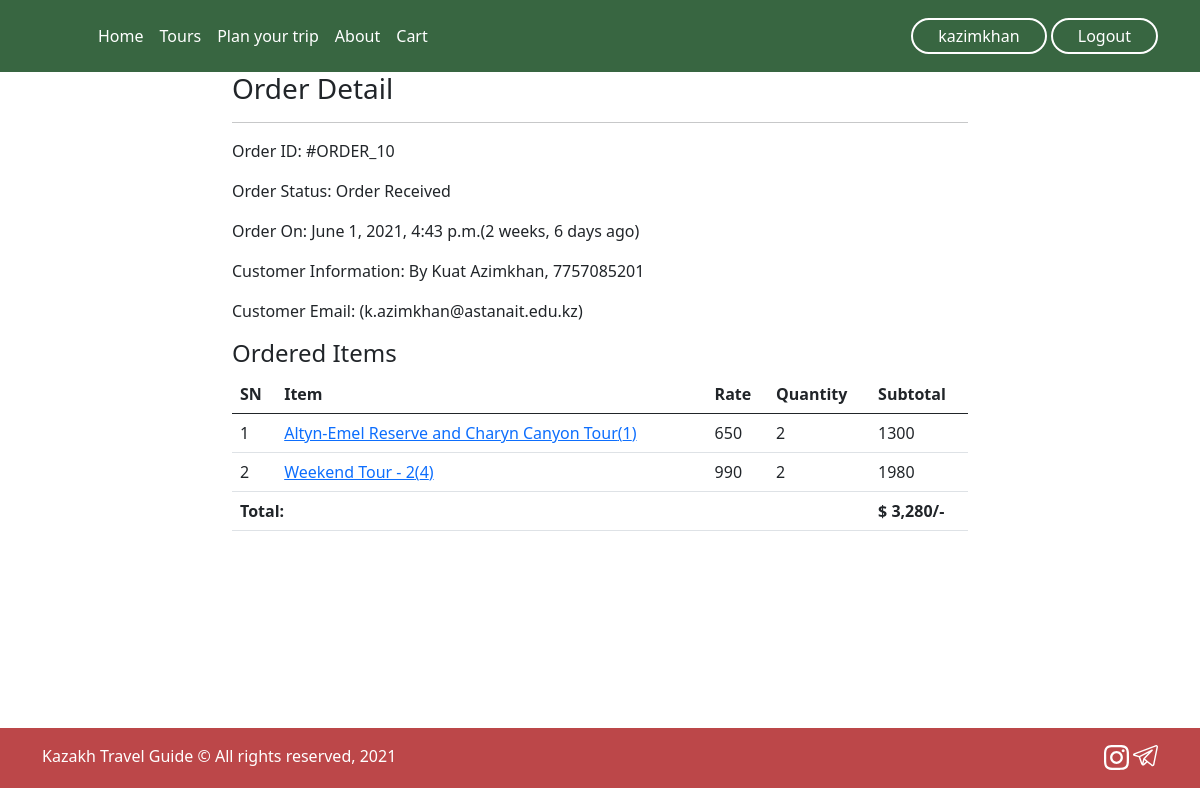
The app's page /profile/order-10/ (signed in) with its own data.
### main/models.py (models this page shows, shortened)
class Order(models.Model):
    cart = models.OneToOneField(TourCart, on_delete=models.CASCADE)
    ordered_by = models.CharField(max_length=200)
    mobile = models.CharField(max_length=10)
    email = models.EmailField(null=True, blank=True)
    subtotal = models.PositiveIntegerField()
    total = models.PositiveIntegerField()
    order_status = models.CharField(max_length=50, choices=ORDER_STATUS)
    created_at = models.DateTimeField(auto_now_add=True)
    payment_method = models.CharField(
        max_length=20, default="Cash On Delivery")

class TourCartProduct(models.Model):
    cart = models.ForeignKey(TourCart, on_delete=models.CASCADE)
    product = models.ForeignKey(KazTour, on_delete=models.CASCADE)
    rate = models.PositiveIntegerField()
    quantity = models.PositiveIntegerField()
    subtotal = models.PositiveIntegerField()

class KazTour(models.Model):
    title = models.CharField(max_length=200)
    slug = models.SlugField(unique=True)
    category = models.ForeignKey(Category, on_delete=models.CASCADE)
    category_slug = models.TextField()
    image = models.TextField()
    price = models.PositiveIntegerField()
    duration = models.TextField('Duration of the tour')
    price_include = models.TextField('Prices include')
    description = models.TextField()
    view_count = models.PositiveIntegerField(default=0)

### main/views.py (the view)
# urls.py: path("profile/order-<int:pk>/", CustomerOrderDetailView.as_view(), name="customerorderdetail"),
class CustomerOrderDetailView(CheckUser, DetailView):
    template_name = "main/customerorderdetail.html"
    model = Order
    context_object_name = "ord_obj"
    def dispatch(self, request, *args, **kwargs):
        if request.user.is_authenticated:
            order_id = self.kwargs["pk"]
            order = Order.objects.get(id=order_id)
            if request.user != order.cart.customer:
                return redirect("customerprofile")
        else:
            return redirect("/login/?next=/profile/")
        return super().dispatch(request, *args, **kwargs)

### main/views.py (called while the page is built)
    def dispatch(self, request, *args, **kwargs):
        cart_id = request.session.get("cart_id")
        if cart_id:
            cart_obj = TourCart.objects.get(id=cart_id)
            if request.user.is_authenticated and request.user:
                cart_obj.customer = request.user
                cart_obj.save()
        return super().dispatch(request, *args, **kwargs)

### main/templates/main/customerorderdetail.html (shortened to what this page needs)
{% extends 'main/base.html' %}
{% load static  %}
{% load humanize %}
{% block content %}
<div class="container" style="height: 82vh">
    <div class="row">
        <div class="col-md-8 mx-auto">
            <h3>Order Detail</h3><hr>
            <p><span class="font-weight-bold">Order ID: </span> #ORDER_{{ord_obj.id}}</p>
            <p><span class="font-weight-bold">Order Status: </span> {{ord_obj.order_status}}</p>
            <p><span class="font-weight-bold">Order On: </span> {{ord_obj.created_at}}({{ord_obj.created_at|timesince}} ago)</p>
            <p><span class="font-weight-bold">Customer Information: </span> By {{ord_obj.ordered_by}}, {{ord_obj.mobile}}</p>
            <p><span class="font-weight-bold">Customer Email: </span> ({{ord_obj.email}})</p>
            <h4>Ordered Items</h4>
            <table class="table">
                <thead>
                    <tr>
                        <th>SN</th>
                        <th>Item</th>
                        <th>Rate</th>
                        <th>Quantity</th>
                        <th>Subtotal</th>
                    </tr>
                </thead>
                <tbody>
                    {% for cp in ord_obj.cart.tourcartproduct_set.all %}
                    <tr>
                        <td>{{forloop.counter}}</td>
                        <td><a target="_blank" href="{% url 'tourdetails' cp.product.slug %}">{{cp.product.title}}({{cp.product.id}})</a></td>
                        <td>{{cp.rate}}</td>
                        <td>{{cp.quantity}}</td>
                        <td>{{cp.subtotal}}</td>
                    </tr>
                    {% endfor %}
                    <tr>
                        <th colspan="4" class="text-right">Total: </th>
                        <th>$ {{ord_obj.total|intcomma}}/-</th>
                    </tr>
                </tbody>
            </table>
        </div>
    </div>
</div>
{% endblock %}

### main/templates/main/base.html (shortened to what this page needs)
{% load static %}
<html lang="en">
<head>
    <link rel="stylesheet" href="{% static 'main/css/main4.css' %}">
    <link rel="stylesheet" href="{% static 'main/css/base.css' %}">
    <link rel="stylesheet" href="{% static 'main/css/city.css' %}">
    <link rel="stylesheet" href="https://cdnjs.cloudflare.com/ajax/libs/font-awesome/4.7.0/css/font-awesome.min.css">
    <link href="https://cdn.jsdelivr.net/npm/bootstrap@5.0.0-beta3/dist/css/bootstrap.min.css" rel="stylesheet">
</head>
<body>
    <header class="p-3 text-white hedbg">
        <div class="container">
            <div class="d-flex flex-wrap align-items-center justify-content-center justify-content-lg-start">
                <a href="/" class="d-flex align-items-center mb-2 mb-lg-0 text-white text-decoration-none">
                <svg class="bi me-2" width="40" height="32"><use xlink:href="#bootstrap"></use></svg>
                </a>
      <ul class="nav col-12 col-lg-auto me-lg-auto mb-2 justify-content-center mb-md-0">
        <li><a href="{% url 'index' %}" class="nav-link px-2 text-white">Home</a></li>
        <li><a href="{% url 'tours' %}" class="nav-link px-2 text-white">Tours</a></li>
        <li><a href="{% url 'planyourtrip' %}" class="nav-link px-2 text-white">Plan your trip</a></li>
        <li><a href="{% url 'about' %}" class="nav-link px-2 text-white">About</a></li>
          {% if user.is_authenticated %}
              <li><a href="{% url 'mycart' %}" class="nav-link px-2 text-white">Cart</a></li>
          {% endif %}
      </ul>
      <div class="text-end prof">
          {% if user.is_authenticated %}
            <a href="{% url 'customerprofile' %}" ><button type="button" class="mybtn login">{{request.user.username}}</button></a>
            <a href="{% url 'account_logout' %}" ><button type="button" class="mybtn login">Logout</button></a>
          {% else %}
              <a href="{% url 'account_login' %}" ><button type="button" class="mybtn login">Login</button></a>
              <a href="{% url 'account_signup' %}" ><button type="button" class="mybtn signup">Sign-up</button></a>
          {% endif %}
      </div>
    </div>
  </div>
</header>
    {% block content %}{% endblock %}
<footer class="foot">
  <div class="container">
    <p class="float-end mb-1">
        <img src="{% static 'home/images/icons/instagram.svg' %}" alt="">
        <img src="{% static 'home/images/icons/telegram.svg' %}" alt="">
    </p>
    <p class="mb-1">Kazakh Travel Guide © All rights reserved, 2021</p>
  </div>
</footer>
</body>
</html>

### main/static/main/css/main4.css (style rules this page uses)
body { justify-content: center; align-items: center; font-family: 'Helvetica', sans-serif; overflow-x: hidden; }
img { width: 100%; position: relative; border-radius: 5% 5%; }

### main/static/main/css/base.css (style rules this page uses)
body { background-color: #F2E8CF; }
.hedbg { background-color: #386641; position: relative; z-index: 5; }
.mybtn { background-color: #4CAF50; border: none; color: white; padding: 4px 25px; text-align: center; text-decoration: none; display: inline-block; font-size: 16px; transition-duration: 0.4s; cursor: pointer; }
.login { background-color: #386641; color: #fff; border: 2px solid #fff; border-radius: 25px; }
.foot { padding-top: 16px; background-color: #BC4749; color: #fff; height: 60px; }
.foot img { width: 25px; }

### records on screen
Order: id "10", order_status "Order Received", created_at "June 1, 2021, 4:43 p.m.", created_at "2 weeks, 6 days", ordered_by "Kuat Azimkhan", mobile "7757085201", email "k.azimkhan@astanait.edu.kz", total "3,280"
TourCartProduct: product "Altyn-Emel Reserve and Charyn Canyon Tour", product.id "1", rate "650", quantity "2", subtotal "1300"
TourCartProduct: product "Weekend Tour - 2", product.id "4", rate "990", quantity "2", subtotal "1980"

### other values on screen
{{ request.user.username }} "kazimkhan"
